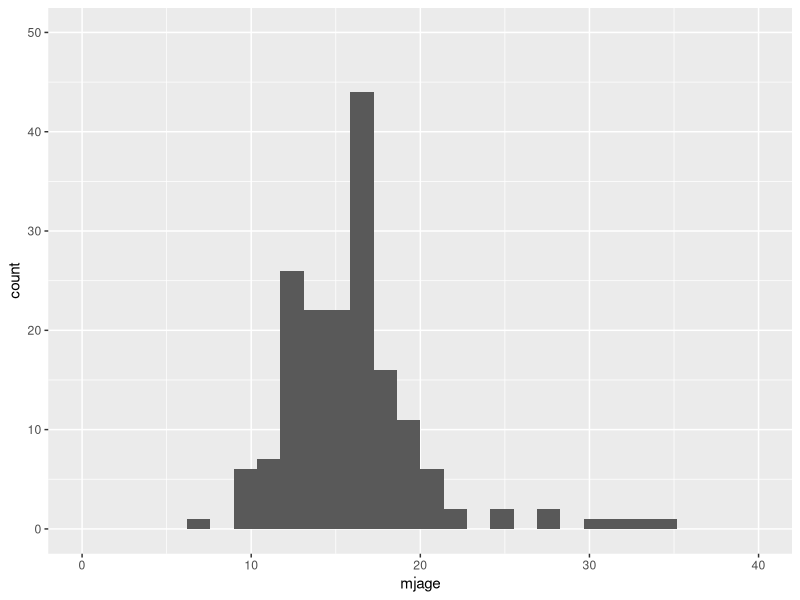
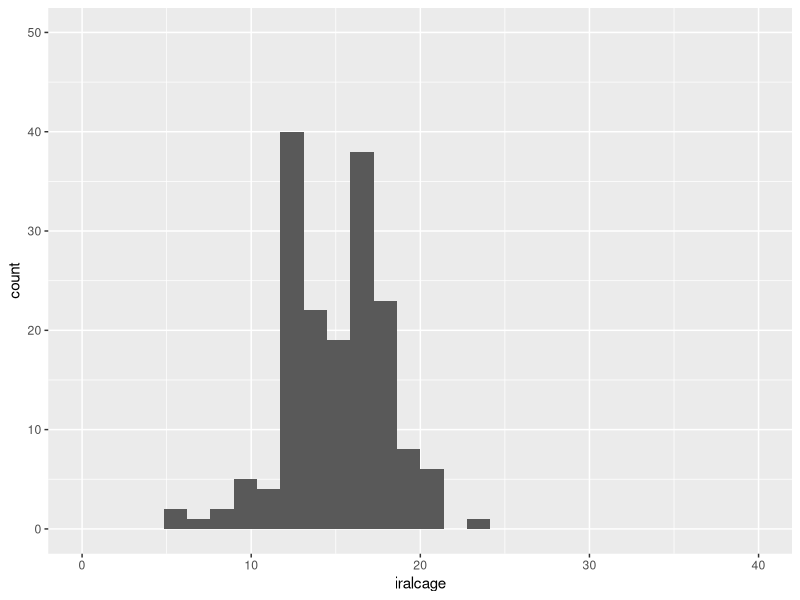
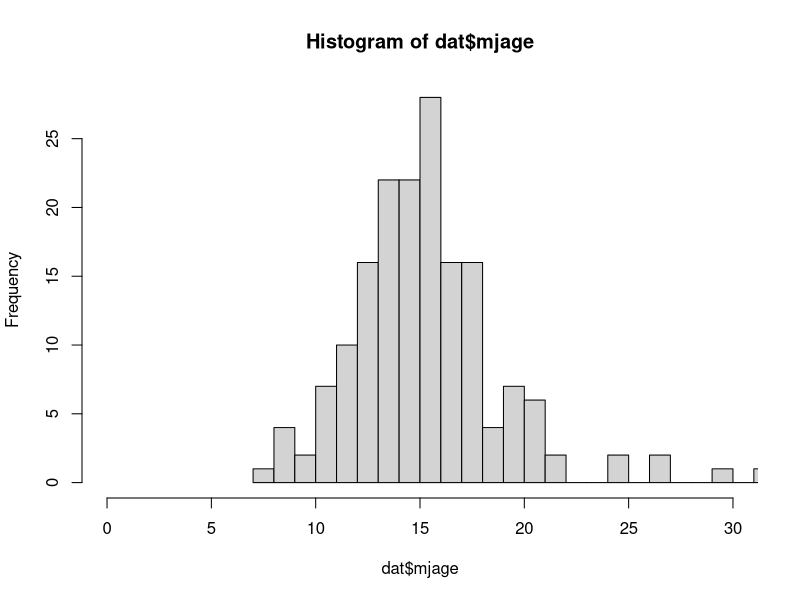
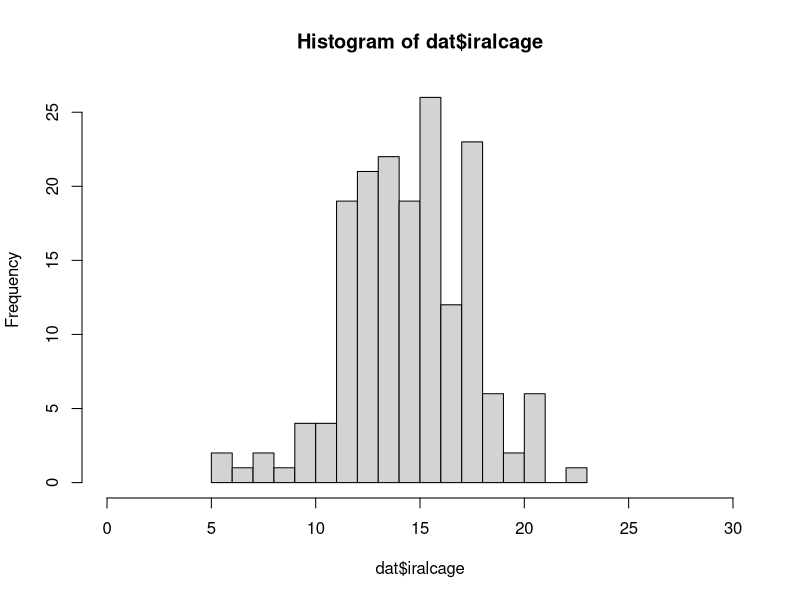
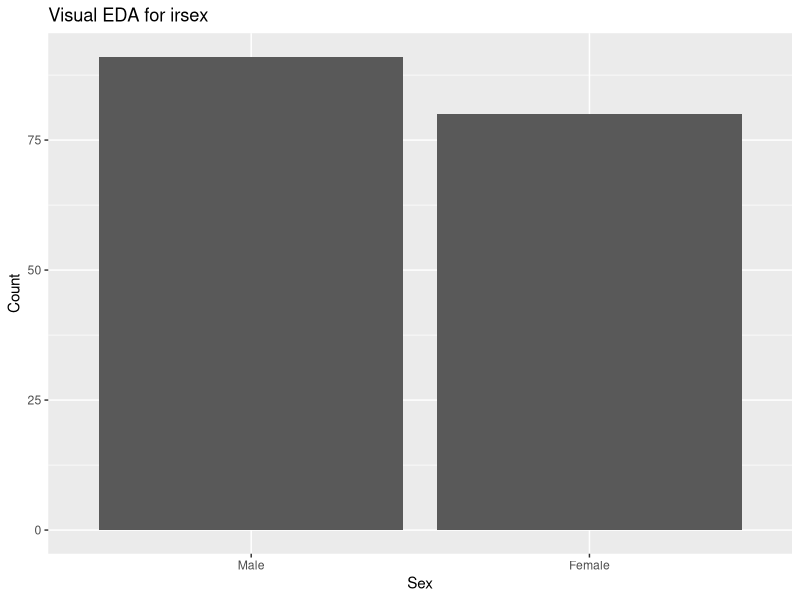
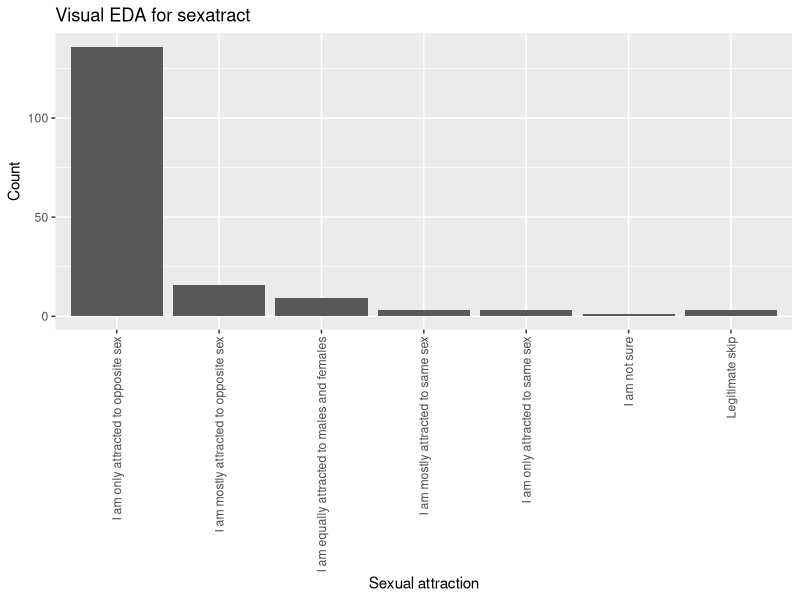
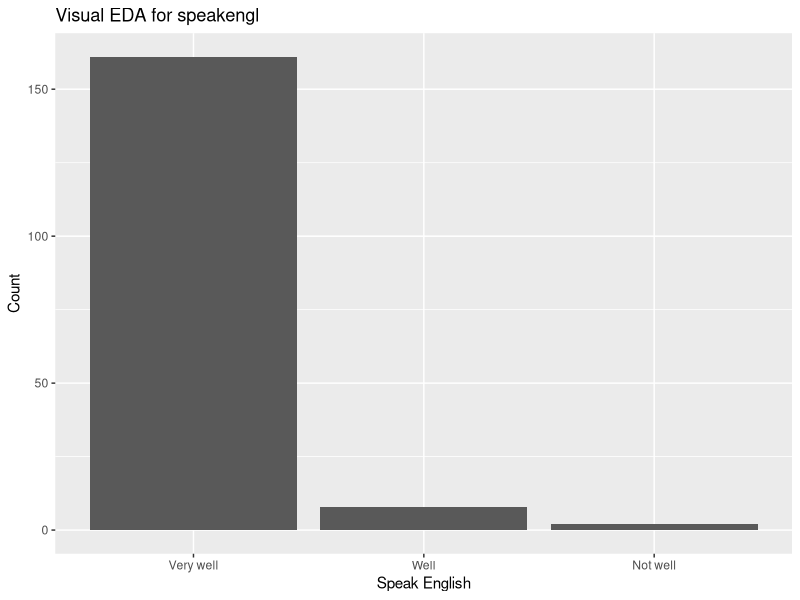
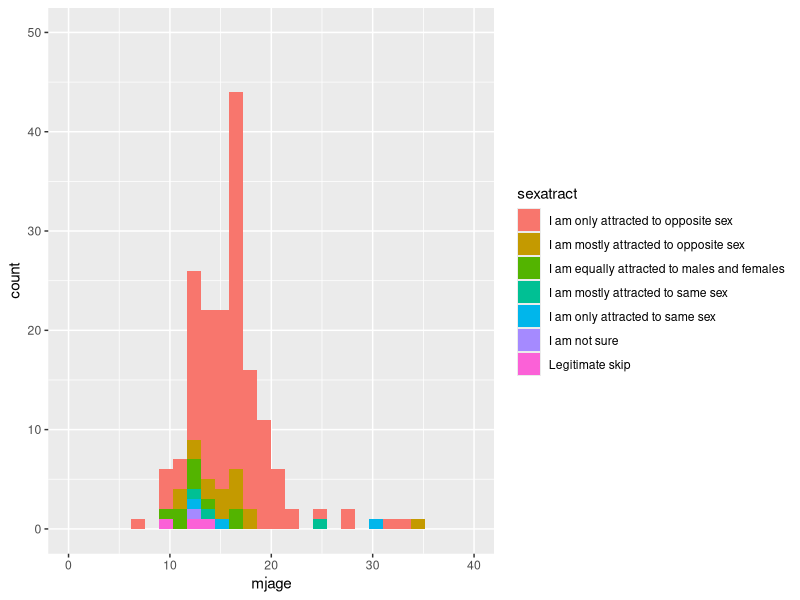

R code for these plots, in order:
## ---- chunk 1
knitr::opts_chunk$set(echo = TRUE)
## ---- chunk 2
library(tidyverse)
## ---- chunk 3
dat <- read_csv("dat.nsduh.small.csv")
## ---- chunk 4
dat$mjage
dat$iralcage
dat$sexatract
dat$speakengl
dat$irsex
## ---- chunk 5
#tidyverse version
dat %>% ggplot(aes(mjage)) + geom_histogram() + xlim(0,40) + ylim(0,50)
dat %>% ggplot(aes(iralcage)) + geom_histogram() + xlim(0,40) + ylim(0,50)

# base R version
hist(dat$mjage, breaks = 20, xlim=c(0,30))
hist(dat$iralcage, breaks = 20, xlim=c(0,30))

## ---- chunk 6

# this code makes the levels of the factors take on the values from the codebook:
dat <- dat %>% 
  mutate_at(c('irsex', 'sexatract', 'speakengl'), as.factor) %>%
  mutate(irsex = recode(irsex,         "1"="Male", "2"="Female"),
         sexatract = recode(sexatract, "1"="I am only attracted to opposite sex",
                                       "2"="I am mostly attracted to opposite sex",
                                       "3"="I am equally attracted to males and females",
                                       "4"="I am mostly attracted to same sex",
                                       "5"="I am only attracted to same sex",
                                       "6"="I am not sure",
                                       "99"="Legitimate skip"),
         speakengl = recode(speakengl, "1"="Very well",
                                       "2"="Well",
                                       "3"="Not well",
                                       "4"="Not at all"))

dat %>% 
  ggplot(aes(irsex)) + 
  geom_bar() + 
  xlab("Sex") + 
  ylab("Count") + 
  ggtitle("Visual EDA for irsex")

dat %>%  
  ggplot(aes(sexatract)) + 
  geom_bar() + 
  theme(axis.text.x = element_text(angle=90, vjust=.5, hjust=1)) + 
  xlab("Sexual attraction") + 
  ylab("Count") + 
  ggtitle("Visual EDA for sexatract")

dat %>% ggplot(aes(speakengl)) + geom_bar() + xlab("Speak English") + ylab("Count") + ggtitle("Visual EDA for speakengl")

## ---- chunk 7

dat %>%
  count(irsex)%>%
  mutate(prop = prop.table(n))

dat %>%
  count(sexatract)%>%
  mutate(prop = prop.table(n))

dat %>%
  count(speakengl)%>%
  mutate(prop = prop.table(n))


## ---- chunk 8
dat %>% ggplot(aes(x=mjage, fill=sexatract)) + geom_histogram() + xlim(0,40) + ylim(0,50)
